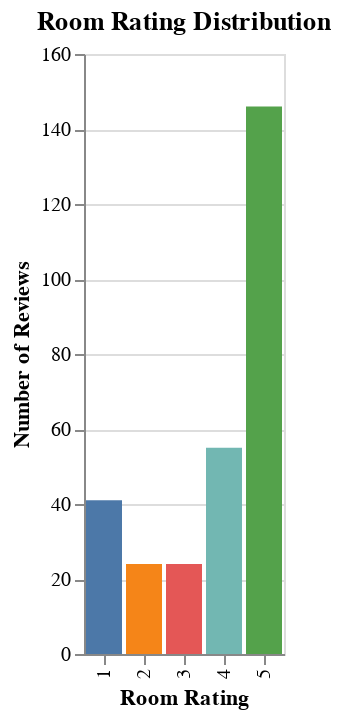

The notebook cell this image was saved under:
### Code cell
room_chart = alt.Chart(room_ratings).mark_bar().encode(
    x = alt.X("index:N", title="Room Rating"),
    y = alt.Y("count:Q", title="Number of Reviews"),
    color = alt.Color("index:N", legend=None)
).properties(
    title = "Room Rating Distribution"
)
room_chart

### Figure 1 — Vega-Lite specification as saved in the notebook (floating-point values rounded to 4 significant figures)
{"config": {"view": {"continuousWidth": 300, "continuousHeight": 300}}, "data": {"name": "data-e7a0d58fd98ccbd817722c65526b374e"}, "mark": {"type": "bar"}, "encoding": {"color": {"field": "index", "legend": null, "type": "nominal"}, "x": {"field": "index", "title": "Room Rating", "type": "nominal"}, "y": {"field": "count", "title": "Number of Reviews", "type": "quantitative"}}, "title": "Room Rating Distribution", "$schema": "https://vega.github.io/schema/vega-lite/v5.16.3.json", "datasets": {"data-e7a0d58fd98ccbd817722c65526b374e": [{"index": 5.0, "count": 146}, {"index": 4.0, "count": 55}, {"index": 1.0, "count": 41}, {"index": 3.0, "count": 24}, {"index": 2.0, "count": 24}]}}
